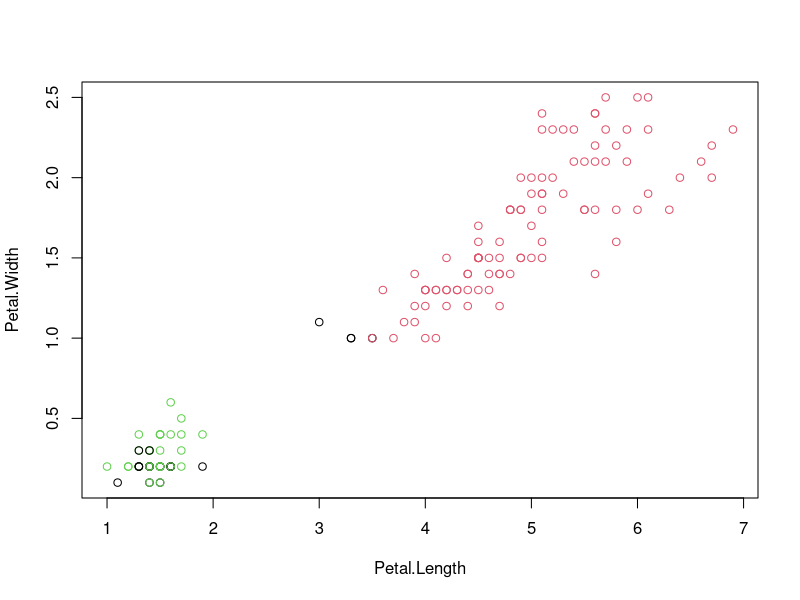
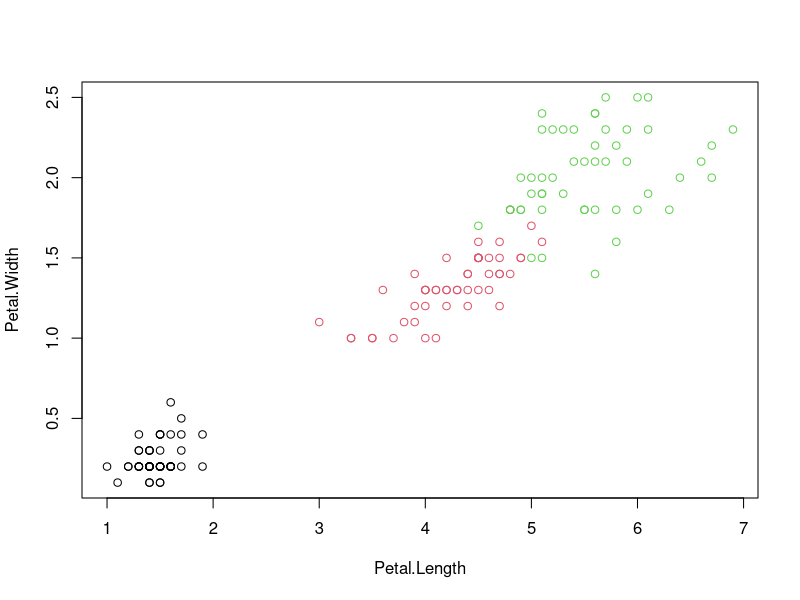
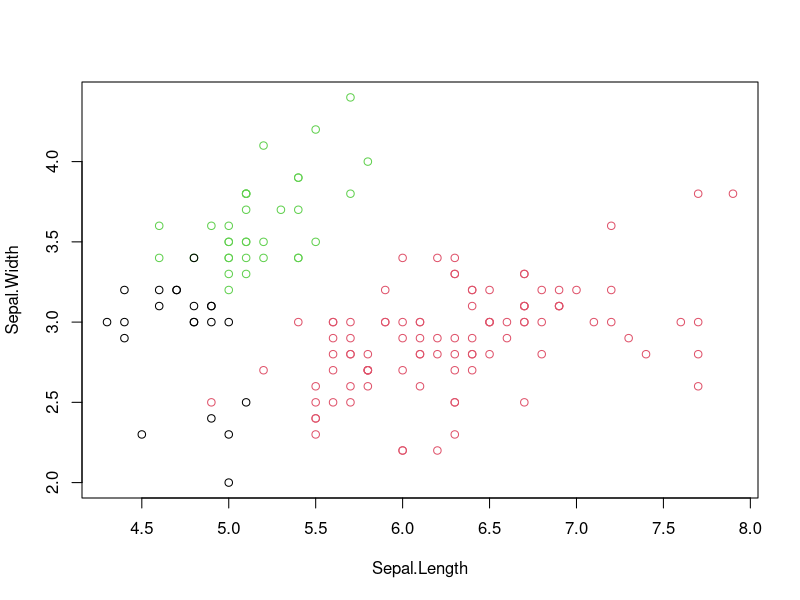
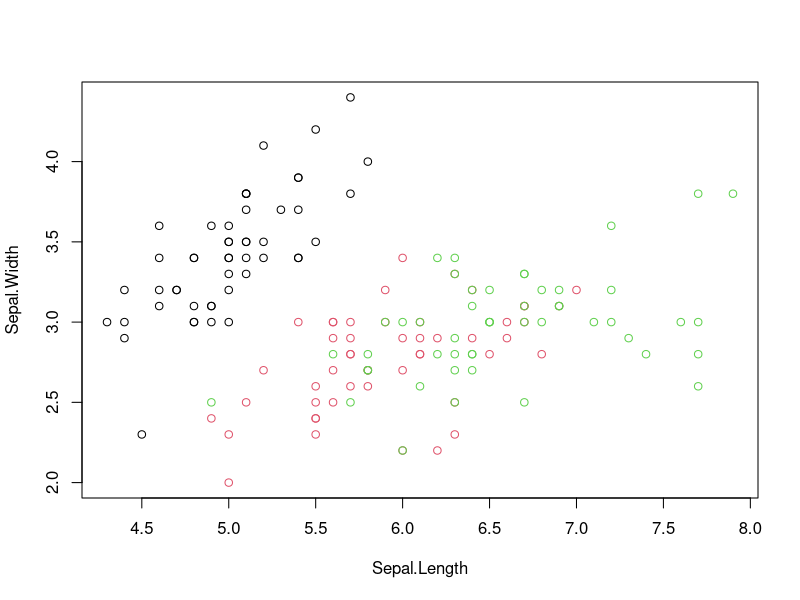

These figures' R source, in order:
data(iris)
iris.features = iris[,1:4]
result = kmeans(iris.features,3)
result 
result$size
result$cluster

table(iris$Species,result$cluster)

plot(iris[c("Petal.Length","Petal.Width")],col=result$cluster)
plot(iris[c("Petal.Length","Petal.Width")],col=iris$Species)

plot(iris[c("Sepal.Length","Sepal.Width")],col=result$cluster)
plot(iris[c("Sepal.Length","Sepal.Width")],col=iris$Species)
